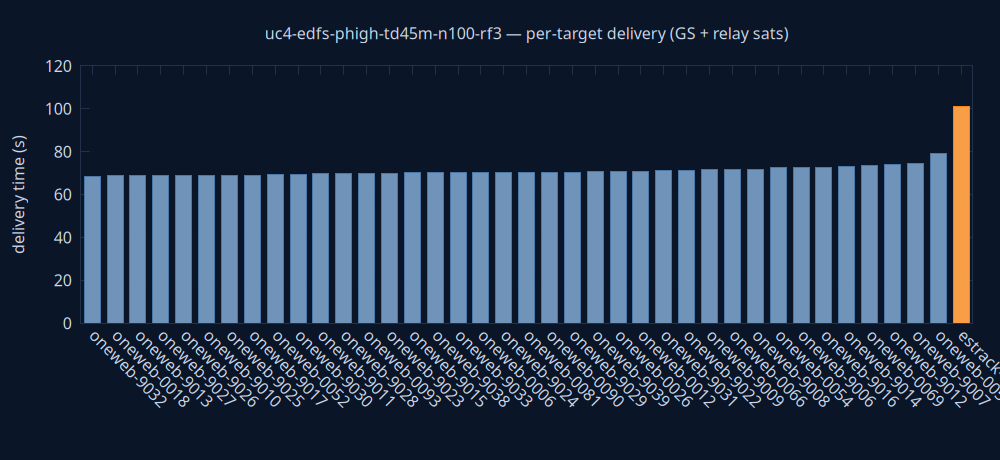

The gnuplot source for this figure:
set terminal pngcairo size 1000,460 background rgb '#0a1628'
set output 'delivery.png'
set style fill solid 0.8
set boxwidth 0.7 relative
set border lc rgb '#22304a'
set grid ytics lc rgb '#22304a'
set yrange [0:*]
set ylabel 'delivery time (s)' textcolor rgb '#cdd7ea'
set xtics rotate by -45 textcolor rgb '#cdd7ea'
set ytics textcolor rgb '#cdd7ea'
set title 'uc4-edfs-phigh-td45m-n100-rf3 — per-target delivery (GS + relay sats)' textcolor rgb '#cdd7ea'
plot 'delivery.dat' using 0:2:3:xtic(1) with boxes lc rgb variable notitle
